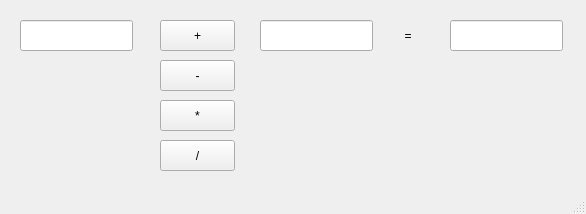
<?xml version="1.0" encoding="UTF-8"?>
<ui version="4.0">
 <class>MainWindow</class>
 <widget class="QMainWindow" name="MainWindow">
  <property name="geometry">
   <rect>
    <x>0</x>
    <y>0</y>
    <width>586</width>
    <height>214</height>
   </rect>
  </property>
  <property name="windowTitle">
   <string>MainWindow</string>
  </property>
  <widget class="QWidget" name="centralwidget">
   <widget class="QLineEdit" name="le1">
    <property name="geometry">
     <rect>
      <x>20</x>
      <y>20</y>
      <width>113</width>
      <height>31</height>
     </rect>
    </property>
   </widget>
   <widget class="QPushButton" name="pb1">
    <property name="geometry">
     <rect>
      <x>160</x>
      <y>20</y>
      <width>75</width>
      <height>31</height>
     </rect>
    </property>
    <property name="text">
     <string>+</string>
    </property>
   </widget>
   <widget class="QPushButton" name="pb2">
    <property name="geometry">
     <rect>
      <x>160</x>
      <y>60</y>
      <width>75</width>
      <height>31</height>
     </rect>
    </property>
    <property name="text">
     <string>-</string>
    </property>
   </widget>
   <widget class="QPushButton" name="pb4">
    <property name="geometry">
     <rect>
      <x>160</x>
      <y>140</y>
      <width>75</width>
      <height>31</height>
     </rect>
    </property>
    <property name="text">
     <string>/</string>
    </property>
   </widget>
   <widget class="QPushButton" name="pb3">
    <property name="geometry">
     <rect>
      <x>160</x>
      <y>100</y>
      <width>75</width>
      <height>31</height>
     </rect>
    </property>
    <property name="text">
     <string>*</string>
    </property>
   </widget>
   <widget class="QLineEdit" name="le2">
    <property name="geometry">
     <rect>
      <x>260</x>
      <y>20</y>
      <width>113</width>
      <height>31</height>
     </rect>
    </property>
   </widget>
   <widget class="QLineEdit" name="le3">
    <property name="geometry">
     <rect>
      <x>450</x>
      <y>20</y>
      <width>113</width>
      <height>31</height>
     </rect>
    </property>
   </widget>
   <widget class="QLabel" name="lbl">
    <property name="geometry">
     <rect>
      <x>380</x>
      <y>20</y>
      <width>56</width>
      <height>31</height>
     </rect>
    </property>
    <property name="text">
     <string>=</string>
    </property>
    <property name="alignment">
     <set>Qt::AlignCenter</set>
    </property>
   </widget>
  </widget>
  <widget class="QMenuBar" name="menubar">
   <property name="geometry">
    <rect>
     <x>0</x>
     <y>0</y>
     <width>586</width>
     <height>21</height>
    </rect>
   </property>
  </widget>
  <widget class="QStatusBar" name="statusbar"/>
 </widget>
 <resources/>
 <connections/>
</ui>
